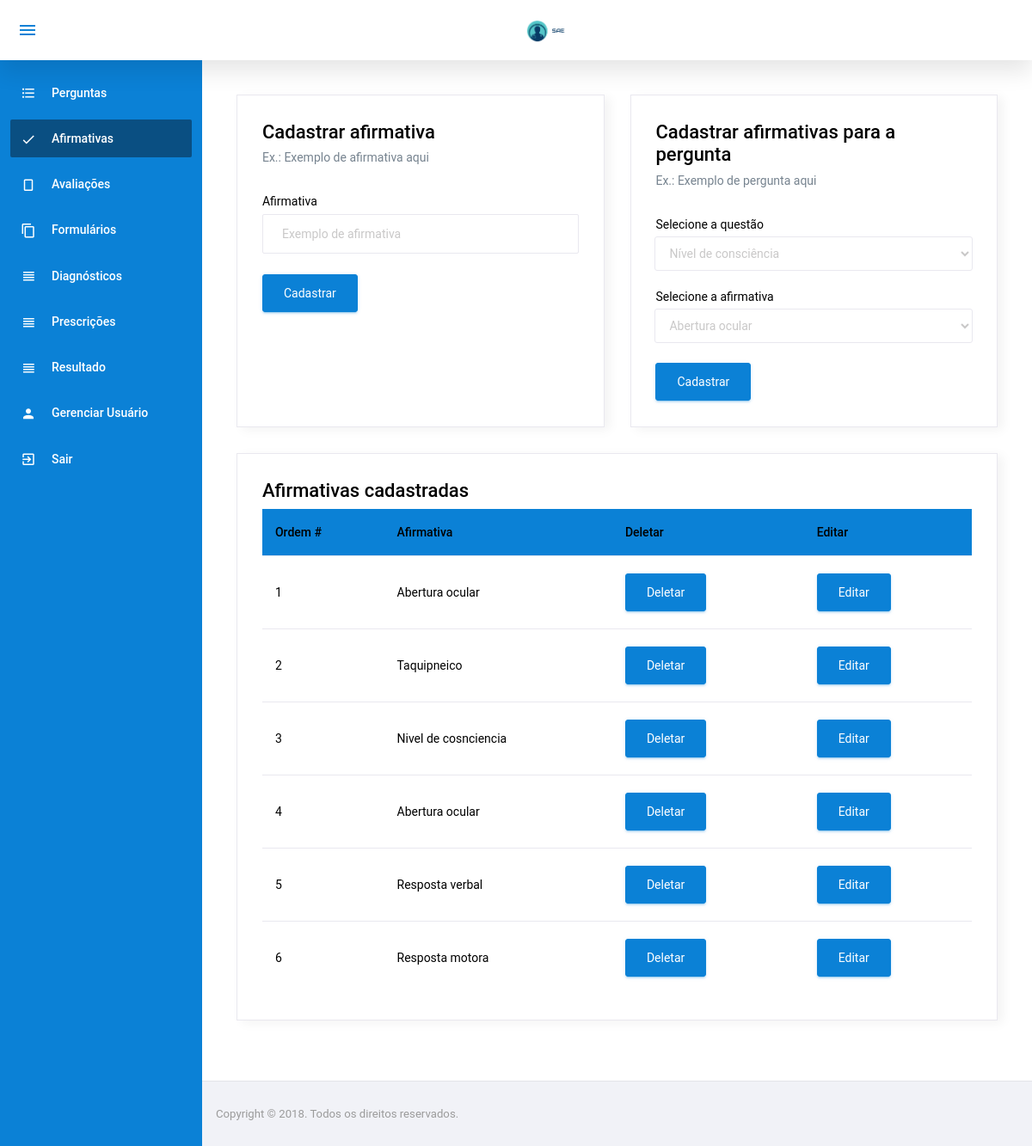
The app's page /afirmativa/Afirmativa.php (signed in), older data.
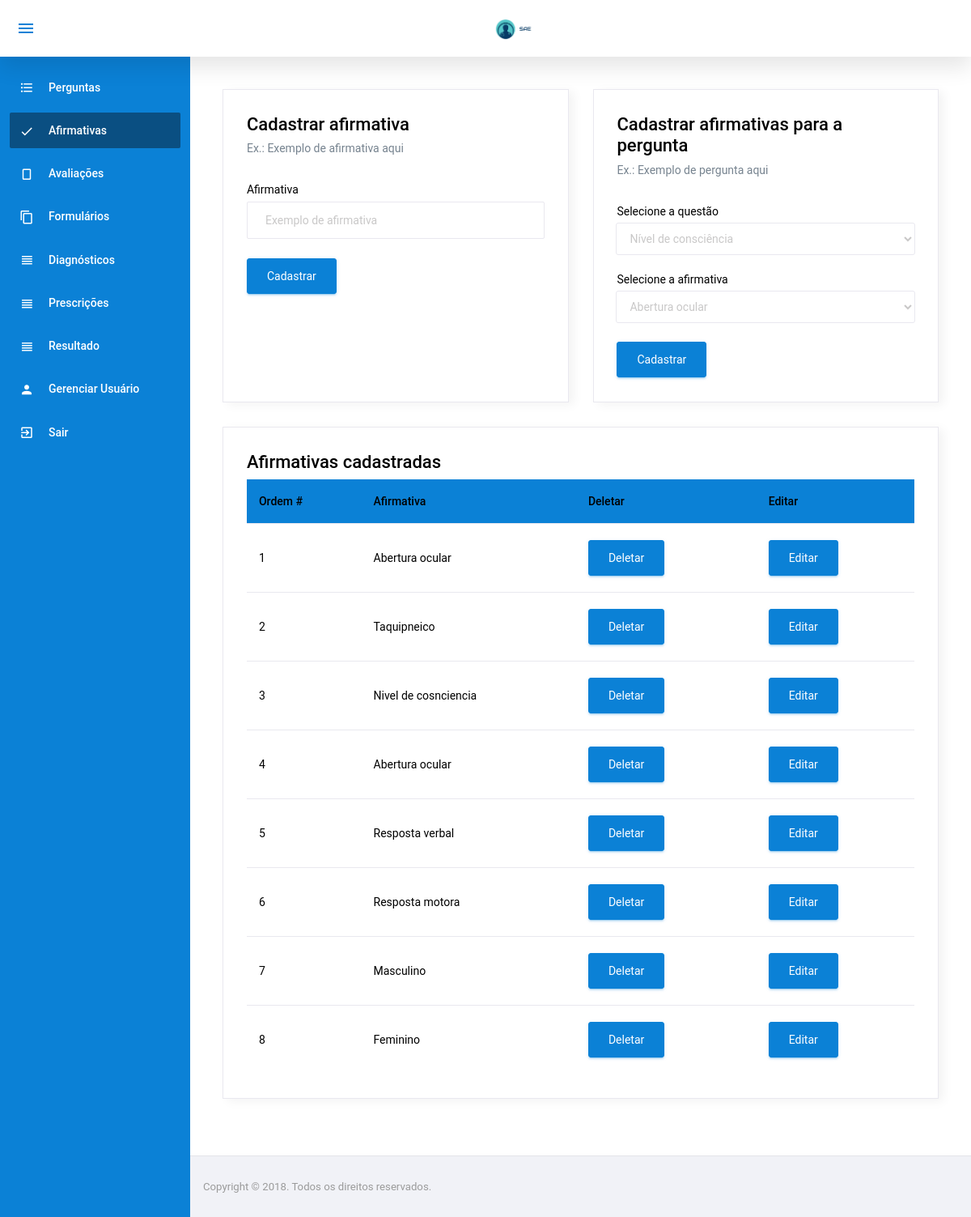
The same page, newer data.
### tables this page shows
CREATE TABLE `afirmativa` (
  `IdAfirmativa` int(11) NOT NULL,
  `Descricao` varchar(300) NOT NULL
);

### config/BD.php (called while the page is built, shortened)
<?php
	class BancoDados{
		public static function obterConexao(){
			if(isset($conexao) == false){
				$conexao = new PDO("mysql:dbname=u989534060_sae;host=localhost","root","",array(PDO::MYSQL_ATTR_INIT_COMMAND => "SET NAMES utf8"));
				$conexao->setAttribute(PDO::ATTR_ERRMODE, PDO::ERRMODE_EXCEPTION);
			}
			return $conexao;
		}
	}
?>

### model/AfirmativaModel.php (called while the page is built, shortened)
<?php
	require_once $_SERVER["DOCUMENT_ROOT"] . "/sae/config/BD.php";
	class AfirmativaModel{
		private $bd;
		 function __construct(){
		 	$this->bd = BancoDados::obterConexao();
		 }
		 public function listarTodos(){
		 	$listar = $this->bd->query("SELECT * from afirmativa");
		 	$res = $listar->fetchAll(PDO::FETCH_ASSOC);
		 	return $res;
         }
	}
?>

### afirmativa/TabelaAfirmativa.php (the view, shortened to what this page needs)
<?php
    require_once $_SERVER["DOCUMENT_ROOT"] . "/sae/model/AfirmativaModel.php";
    $afirmativa = new AfirmativaModel();
    $resAfirmativa = $afirmativa->listarTodos();
?>
<div class="card">
    <div class="card-body">
        <h4>Afirmativas cadastradas</h4>
        <div class="table-responsive">
            <table id="order-listing" class="table display">
                <thead>
                    <tr>
                        <th>Ordem #</th>
                        <th>Afirmativa</th>
                        <th>Deletar</th>
                        <th>Editar</th>
                    </tr>
                </thead>
                <tbody>
                    <?php
                        $ordem = 0;
                            foreach($resAfirmativa as $afirmativa){
                            $ordem++;
                    ?>
                        <tr>
                            <td><?php echo $ordem;?></td>
                            <td><?php echo $afirmativa['Descricao'];?></td>
                            <td>
                                <form class="forms-sample" method="post" action="../controller/AfirmativaController.php?acao=deletar">
                                    <button type="submit" class="btn btn-primary mr-2">Deletar</button>
                                </form>
                            </td>
                            <td>
                            <button type="button" class="btn btn-primary" data-toggle="modal" data-target="#modal<?php echo $afirmativa['IdAfirmativa'];?>">
                                Editar
                            </button>
                            </td>
                        </tr>
                    <?php } ?>
                </tbody>
            </table>
        </div>
    </div>
</div>

Row changes from the older to the newer data that the page shows:
added afirmativa: Descricao "Masculino"
added afirmativa: Descricao "Feminino"
